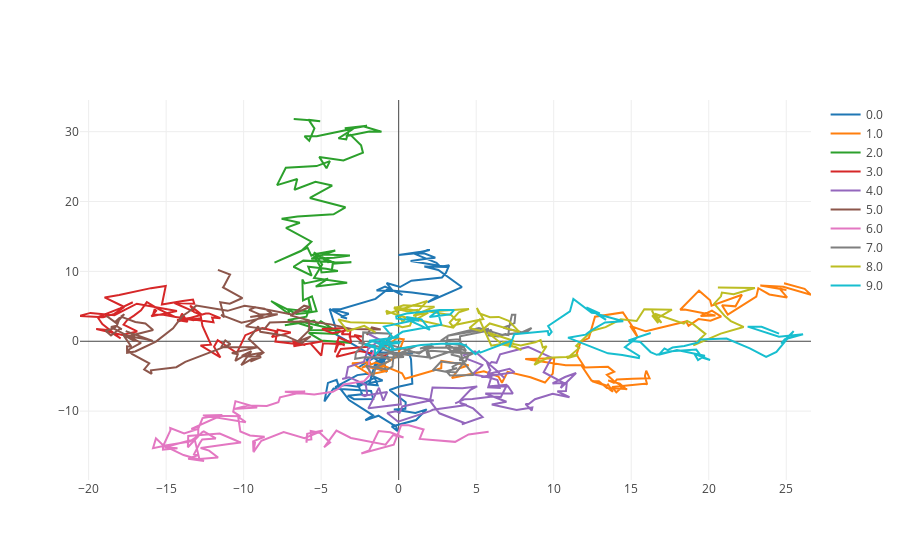

Notebook code cell kept with this figure:
### Code cell
plotter(xs, style='-', reduce_kwargs={'ndims': 2})
